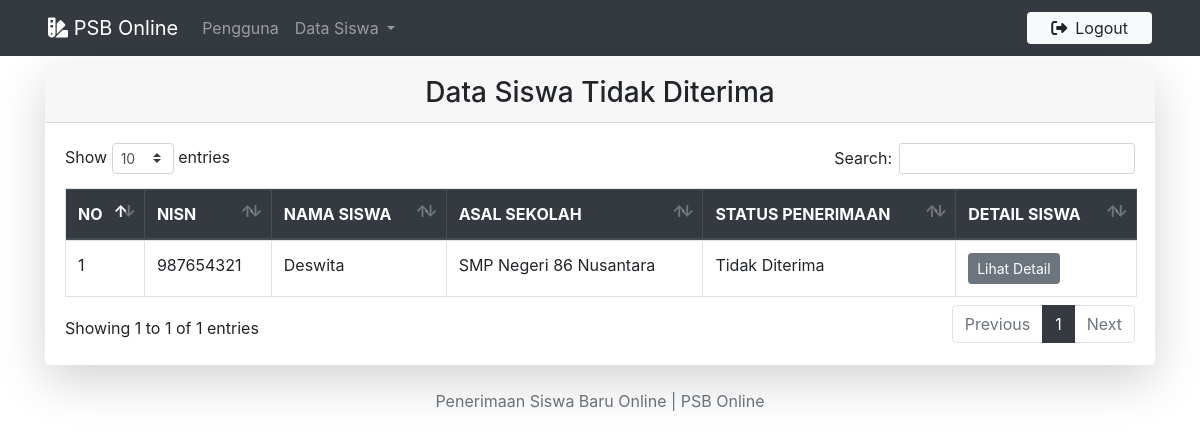
Page /siswa_ditolak.php (signed in) on the earlier database version.
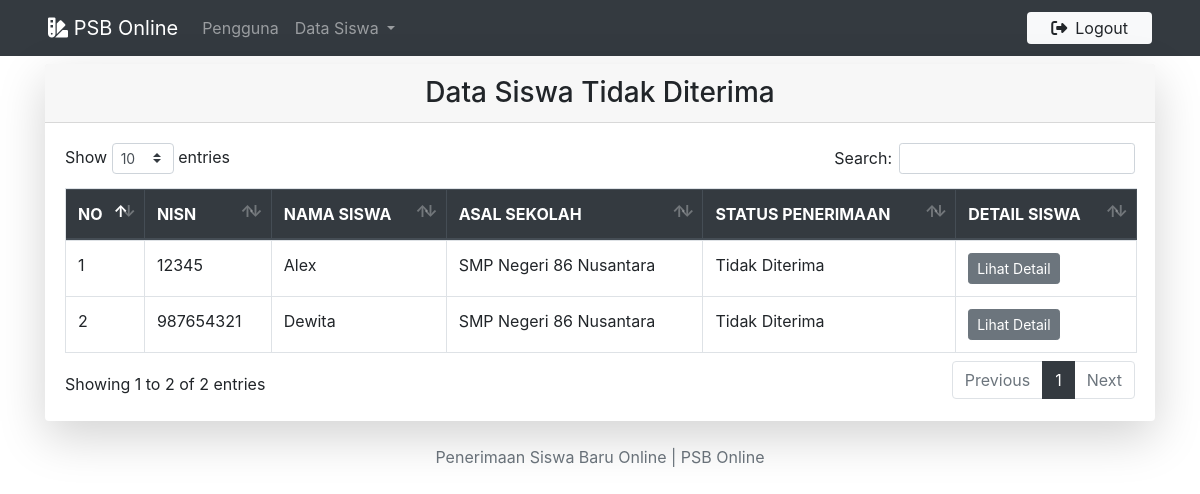
Same page on the later database version.
### tables this page shows
CREATE TABLE `pendaftaran` (
  `id` varchar(5) NOT NULL,
  `nama` varchar(25) NOT NULL,
  `nisn` varchar(16) NOT NULL,
  `jenis_kelamin` varchar(10) NOT NULL,
  `tempat_lahir` varchar(60) NOT NULL,
  `tanggal_lahir` date NOT NULL,
  `asal_sekolah` varchar(100) NOT NULL,
  `alamat` varchar(250) NOT NULL,
  `status` varchar(20) NOT NULL
);

### siswa_ditolak.php (the view, shortened to what this page needs)
<?php
include 'koneksi.php';
if(isset($_SESSION['sesi'])){
    include 'header.php';
?>
<div class="container">
    <div class="card my-2 o-hidden border-0 shadow-lg">
        <h3 class="card-header text-center">Data Siswa Tidak Diterima</h3>
        <div class="card-body container">
            <table class="table table-bordered nowrap" id="dataTable">
                <thead class="thead-dark">
                    <tr>
                        <th>NO</th>
                        <th>NISN</th>
                        <th>NAMA SISWA</th>
                        <th>ASAL SEKOLAH</th>
                        <th>STATUS PENERIMAAN</th>
                        <th>DETAIL SISWA</th>
                    </tr>
                </thead>
                <tbody>
                <?php
                    $query = mysqli_query($db, "SELECT * FROM pendaftaran WHERE status='Tidak Diterima'");
                    $data = mysqli_fetch_array($query);
                    if(mysqli_num_rows($query) >0) {
                        $no = 1;
                        do{
                ?>
                    <tr>
                        <td><?=$no++;?></td>
                        <td><?=$data['nisn'];?></td>
                        <td><?=$data['nama'];?></td>
                        <td><?=$data['asal_sekolah'];?></td>
                        <td><?=$data['status'];?></td>
                        <td>
                            <a role="button" name="submit" href="detail.php?id=<?=$data['id'];?>" class="btn btn-sm btn-secondary">Lihat Detail</a>
                        </td>
                    </tr>
                <?php
                        }while($data = mysqli_fetch_assoc($query));
                    }else{
                        echo "<tr><td colspan='7'><center>Belum ada data!</center></td></tr>";
                    }
                ?>
                </tbody>
            </table>
        </div>
    </div>
</div>
<?php
include 'footer.php';
} else {
    echo "<script>
            alert('Silahkan Login Terlebih Dahulu!');
            window.location = 'login.php';
        </script>";
}
?>

Differences in the rows shown:
removed pendaftaran: nisn "987654321", nama "Deswita", asal_sekolah "SMP Negeri 86 Nusantara", status "Tidak Diterima"
added pendaftaran: nisn "12345", nama "Alex", asal_sekolah "SMP Negeri 86 Nusantara", status "Tidak Diterima"
added pendaftaran: nisn "987654321", nama "Dewita", asal_sekolah "SMP Negeri 86 Nusantara", status "Tidak Diterima"
Other differences:
text written by a page script: "Show entries Search: Showing 1 to 1 of 1 entries Previous 1 Next" → "Show entries Search: Showing 1 to 2 of 2 entries Previous 1 Next"
